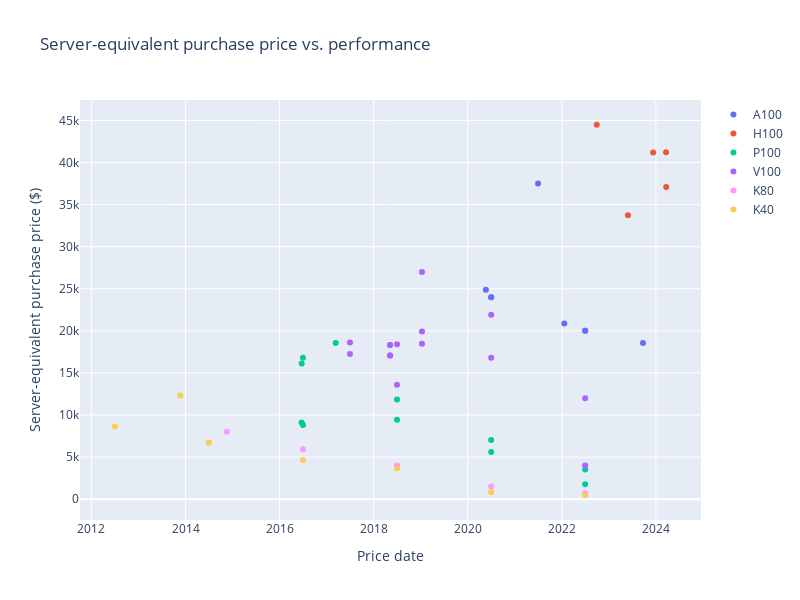

Notebook cell for this chart:
### Code cell
fig = go.Figure()
for hardware_alias in hardware_aliases:
    hardware_df = server_adjusted_purchase_price_df[server_adjusted_purchase_price_df['Hardware model'].str.contains(hardware_alias)]
    fig.add_trace(go.Scatter(
        x=hardware_df['Price date'],
        y=hardware_df[price_colname],
        mode='markers',
        name=hardware_alias,
        text=server_adjusted_purchase_price_df['Hardware model'] + ' | ' + hardware_df['Notes'],
    ))
fig.update_layout(
    title='Server-equivalent purchase price vs. performance',
    xaxis_title='Price date',
    yaxis_title='Server-equivalent purchase price ($)',
    # yaxis_type='log',
    width=800,
    height=600,
)
fig.show()

### Figure 1 — Plotly figure (JSON) as saved in the notebook; plotly's stock layout.template omitted (floating-point values rounded to 4 significant figures)
{"data": [{"mode": "markers", "name": "A100", "text": ["NVIDIA A100 PCIe | server-equivalent list price", "NVIDIA A100 PCIe | server-equivalent list price", "NVIDIA A100 SXM4 40 GB | DGX A100, 8 GPU, 320GB. Release price.", "NVIDIA A100 SXM4 40 GB | server-equivalent list price", "NVIDIA A100 SXM4 40 GB | server-equivalent list price", "NVIDIA A100 SXM4 80 GB | DGX A100, 8 GPU, 640GB", "NVIDIA A100 SXM4 80 GB | DGX A100, 8 GPU, 640GB", "NVIDIA A100 SXM4 80 GB | HGX A100, 8 GPU, 640GB", null, null, null, null, null, null, null, null, null, null, null, null, null, null, null, null, null, null, null, null, null, null, null, null, null, null, null, null, null, null, null, null, null, null, null, null, null, null, null, null, null, null, null, null], "type": "scatter", "x": ["2020-07-01T00:00:00", "2022-07-01T00:00:00", "2020-05-21T00:00:00", "2020-07-01T00:00:00", "2022-07-01T00:00:00", "2021-06-30T00:00:00", "2022-01-20T00:00:00", "2023-09-23T00:00:00"], "y": [24000, 20000, 24875, 24000, 20000, 37500, 20875, 18550.0]}, {"mode": "markers", "name": "H100", "text": [null, null, null, null, null, null, null, null, null, "NVIDIA H100 SXM5 | DGX, 8 GPU, 640GB. Convert Euro to USD: https://www.oanda.com/currency-converter/en/?from=EUR&to=USD&amount=https://www.oanda.com/currency-converter/en/?from=EUR&to=USD&amount=369855.51", "NVIDIA H100 SXM5 | DGX, 8 GPU, 640GB. “Nvidia sells DGX H100’s at around $270,000”.", "NVIDIA H100 SXM5 | DGX, 8 GPU, 640GB. Convert Euro to USD: https://www.oanda.com/currency-converter/en/?from=EUR&to=USD&amount=306403.66", "NVIDIA H100 SXM5 | DGX, 8 GPU, 640GB. Convert Euro to USD: https://www.oanda.com/currency-converter/en/?from=EUR&to=USD&amount=303610.2", "NVIDIA H100 SXM5 | HGX, 8 GPU, 640GB", null, null, null, null, null, null, null, null, null, null, null, null, null, null, null, null, null, null, null, null, null, null, null, null, null, null, null, null, null, null, null, null, null, null, null, null, null, null], "type": "scatter", "x": ["2022-09-29T00:00:00", "2023-05-29T00:00:00", "2023-12-11T00:00:00", "2024-03-20T00:00:00", "2024-03-21T00:00:00"], "y": [44490.0, 33750, 41200.0, 41217, 37080.0]}, {"mode": "markers", "name": "P100", "text": [null, null, null, null, null, null, null, null, null, null, null, null, null, null, null, null, null, null, null, null, null, null, null, null, null, null, "NVIDIA Tesla P100 PCIe 16 GB | server-equivalent release price", "NVIDIA Tesla P100 PCIe 16 GB | DGX-1, 8 GPU, 128GB", "NVIDIA Tesla P100 PCIe 16 GB | server-equivalent list price", "NVIDIA Tesla P100 PCIe 16 GB | DGX-1, 8 GPU, 128GB", "NVIDIA Tesla P100 PCIe 16 GB | server-equivalent list price", "NVIDIA Tesla P100 PCIe 16 GB | server-equivalent list price", "NVIDIA Tesla P100 PCIe 16 GB | server-equivalent list price", "NVIDIA Tesla P100 SXM2 | server-equivalent list price", "NVIDIA Tesla P100 SXM2 | server-equivalent list price", "NVIDIA Tesla P100 SXM2 | server-equivalent list price", "NVIDIA Tesla P100 SXM2 | server-equivalent list price", null, null, null, null, null, null, null, null, null, null, null, null, null, null, null], "type": "scatter", "x": ["2016-06-20T00:00:00", "2016-06-21T00:00:00", "2016-07-01T00:00:00", "2017-03-12T00:00:00", "2018-07-01T00:00:00", "2020-07-01T00:00:00", "2022-07-01T00:00:00", "2016-07-01T00:00:00", "2018-07-01T00:00:00", "2020-07-01T00:00:00", "2022-07-01T00:00:00"], "y": [9118.0, 16125, 8800, 18540.0, 9440, 5600, 3520, 16800, 11840, 7040, 1760]}, {"mode": "markers", "name": "V100", "text": [null, null, null, null, null, null, null, null, null, null, null, null, null, null, null, null, null, null, null, null, null, null, null, null, null, null, null, null, null, null, null, null, null, null, null, null, null, "NVIDIA Tesla V100 DGXS 32 GB | DGX, 4 GPU, 128GB", "NVIDIA Tesla V100 DGXS 32 GB | DGX-1, 8 GPU, 256GB", "NVIDIA Tesla V100 DGXS 32 GB | DGX-2, 16 GPU, 512 GB", "NVIDIA Tesla V100 PCIe 16 GB | server-equivalent list price", "NVIDIA Tesla V100 PCIe 32 GB | server-equivalent list price", "NVIDIA Tesla V100 PCIe 32 GB | server-equivalent list price", "NVIDIA Tesla V100 PCIe 32 GB | server-equivalent list price", "NVIDIA Tesla V100 SXM2 16 GB | server-equivalent list price", "NVIDIA Tesla V100 SXM2 32 GB | server-equivalent list price", "NVIDIA Tesla V100 SXM2 32 GB | server-equivalent list price", "NVIDIA Tesla V100 SXM3 32 GB | server-equivalent list price", "NVIDIA Tesla V100 SXM3 32 GB | server-equivalent list price", "NVIDIA Tesla V100 SXM3 32 GB | server-equivalent list price", "NVIDIA V100 | Price at release (2017 Q3) for a DGX-1 with 8x V100 GPUs was $149,000. Dividing by 8, the price per GPU is $18,625 including interconnect hardware.", "NVIDIA V100 | Price at release (2017 Q3) for a DGXS with 4x V100 GPUs was $69,000. Dividing by 4, the price per GPU is $17250 including interconnect hardware."], "type": "scatter", "x": ["2019-01-11T00:00:00", "2019-01-11T00:00:00", "2019-01-11T00:00:00", "2018-05-08T00:00:00", "2018-07-01T00:00:00", "2020-07-01T00:00:00", "2022-07-01T00:00:00", "2018-05-08T00:00:00", "2018-05-08T00:00:00", "2018-05-08T00:00:00", "2018-07-01T00:00:00", "2020-07-01T00:00:00", "2022-07-01T00:00:00", "2017-07-01T00:00:00", "2017-07-01T00:00:00"], "y": [18460.0, 19930.0, 27000.0, 17060.0, 13600, 16800, 12000, 17060.0, 18330.0, 18330.0, 18400, 21920, 4000, 18625, 17250]}, {"mode": "markers", "name": "TPU v4", "text": [null, null, null, null, null, null, null, null, null, null, null, null, null, null, null, null, null, null, null, null, null, null, null, null, null, null, null, null, null, null, null, null, null, null, null, null, null, null, null, null, null, null, null, null, null, null, null, null, null, null, null, null], "type": "scatter", "x": [], "y": []}, {"mode": "markers", "name": "TPU v3", "text": [null, null, null, null, null, null, null, null, null, null, null, null, null, null, null, null, null, null, null, null, null, null, null, null, null, null, null, null, null, null, null, null, null, null, null, null, null, null, null, null, null, null, null, null, null, null, null, null, null, null, null, null], "type": "scatter", "x": [], "y": []}, {"mode": "markers", "name": "TPU v2", "text": [null, null, null, null, null, null, null, null, null, null, null, null, null, null, null, null, null, null, null, null, null, null, null, null, null, null, null, null, null, null, null, null, null, null, null, null, null, null, null, null, null, null, null, null, null, null, null, null, null, null, null, null], "type": "scatter", "x": [], "y": []}, {"mode": "markers", "name": "TPU v1", "text": [null, null, null, null, null, null, null, null, null, null, null, null, null, null, null, null, null, null, null, null, null, null, null, null, null, null, null, null, null, null, null, null, null, null, null, null, null, null, null, null, null, null, null, null, null, null, null, null, null, null, null, null], "type": "scatter", "x": [], "y": []}, {"mode": "markers", "name": "K80", "text": [null, null, null, null, null, null, null, null, null, null, null, null, null, null, null, null, null, null, null, null, null, "NVIDIA Tesla K80 | server-equivalent release price", "NVIDIA Tesla K80 | server-equivalent list price", "NVIDIA Tesla K80 | server-equivalent list price", "NVIDIA Tesla K80 | server-equivalent list price", "NVIDIA Tesla K80 | server-equivalent list price", null, null, null, null, null, null, null, null, null, null, null, null, null, null, null, null, null, null, null, null, null, null, null, null, null, null], "type": "scatter", "x": ["2014-11-17T00:00:00", "2016-07-01T00:00:00", "2018-07-01T00:00:00", "2020-07-01T00:00:00", "2022-07-01T00:00:00"], "y": [8000, 5920, 4000, 1504, 696]}, {"mode": "markers", "name": "K40", "text": [null, null, null, null, null, null, null, null, null, null, null, null, null, null, "NVIDIA Tesla K40s | server-equivalent release price", "NVIDIA Tesla K40s | server-equivalent release price", "NVIDIA Tesla K40s | server-equivalent list price", "NVIDIA Tesla K40s | server-equivalent list price", "NVIDIA Tesla K40s | server-equivalent list price", "NVIDIA Tesla K40s | server-equivalent list price", "NVIDIA Tesla K40s | server-equivalent list price", null, null, null, null, null, null, null, null, null, null, null, null, null, null, null, null, null, null, null, null, null, null, null, null, null, null, null, null, null, null, null], "type": "scatter", "x": ["2012-07-01T00:00:00", "2013-11-22T00:00:00", "2014-07-01T00:00:00", "2016-07-01T00:00:00", "2018-07-01T00:00:00", "2020-07-01T00:00:00", "2022-07-01T00:00:00"], "y": [8640, 12320.0, 6720, 4640, 3680, 864, 464]}], "layout": {"height": 600, "title": {"text": "Server-equivalent purchase price vs. performance"}, "width": 800, "xaxis": {"title": {"text": "Price date"}}, "yaxis": {"title": {"text": "Server-equivalent purchase price ($)"}}}}
